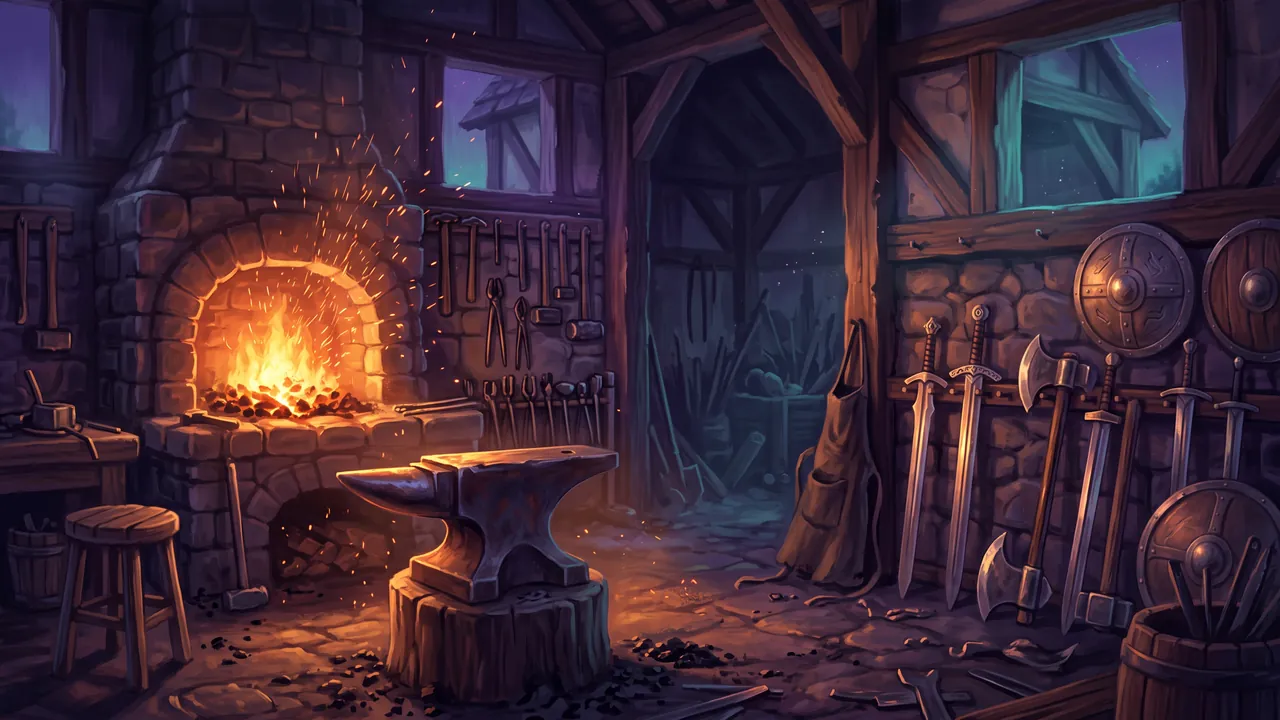
#> input picture game-028/art/bg/forge.webp, 1280 x 720 px
$ python -i export.py   (imports and definitions only)
#> lines starting #> are read from the running program, lines starting #| are printed output that depends on the picture; after the words box and inside, x2 and y2 are one past the last pixel; in counts of white or black regions, pixels touching at a corner belong together
#> further down, picture is the input picture: PIL image 1280x720 RGB; mean R, G, B 61.6, 40, 53.9
#!/usr/bin/env python3
"""Raw fal renders -> game-028/art/.   python3 -I game-028/dev/art/export.py RAW_DIR [names...]

RAW_DIR holds the raw PNGs named <kind>-<id>.png (see prompts.mjs and README.md):
  bg-*, cg-*      cover-cropped to 16:9, 1280x720 WebP; cg-title also 1600x900 as art/title.webp
  por-*           keyed out of their flat background, trimmed, 760 px tall WebP with alpha (art/por/)
  chibi-*         keyed, trimmed, 150 px tall (art/chibi/); the map draws them facing right and mirrors them
  enemy-*         keyed, trimmed, at most 460 px (art/enemy/)
  prop-*          keyed, trimmed, at most 420 px wide (art/prop/)
  sheet-*         a 3x3 sheet of props: keyed, cut into cells, each trimmed, at most 220 px (art/prop/<name>.webp)
  items-sheet     a 5x4 sheet of item icons, cut into 96 px icons (art/item/<id>.webp)
  tex-*           made seamless (blended with a half-offset copy through a soft cross mask), 384 px (art/tex/)
Keying: the key colour is the median of the border (the model paints #0a0-ish green or #d040c0-ish magenta,
never the pure colour). Alpha ramps with the distance to the key; only background connected to the border is
keyed, plus enclosed pockets of near-pure key; part-key pixels are unmixed, and a 3 px band at the edge is
despilled (green or magenta cast pulled back). Adapted from game-140. Needs Pillow and numpy.
"""
import os, sys, re
import numpy as np
from PIL import Image
from collections import deque

HERE = os.path.dirname(os.path.abspath(__file__))
ART = os.path.normpath(os.path.join(HERE, '..', '..', 'art'))
sys.path.insert(0, HERE)
from prompts_ids import SHEETS, ITEMS  # written by ids.mjs from prompts.mjs

# [6 lines left out: function cover, not called in this run]

def key_out(im, trim=True, full_despill=False):
#> called with trim = True, full_despill = False
    a = np.asarray(im.convert('RGB')).astype(np.float32)
    H, W, _ = a.shape
#> H = 720; W = 1280
    border = np.concatenate([a[0], a[-1], a[:, 0], a[:, -1]])
    key = np.median(border, axis=0)
#> key = [32, 21, 40]
    green = key[1] > key[0] and key[1] > key[2]
#> green = False
    d = np.sqrt(((a - key) ** 2).sum(axis=2))
    lo, hi = 34.0, 95.0
    alpha = np.clip((d - lo) / (hi - lo), 0, 1)
    near = d < hi
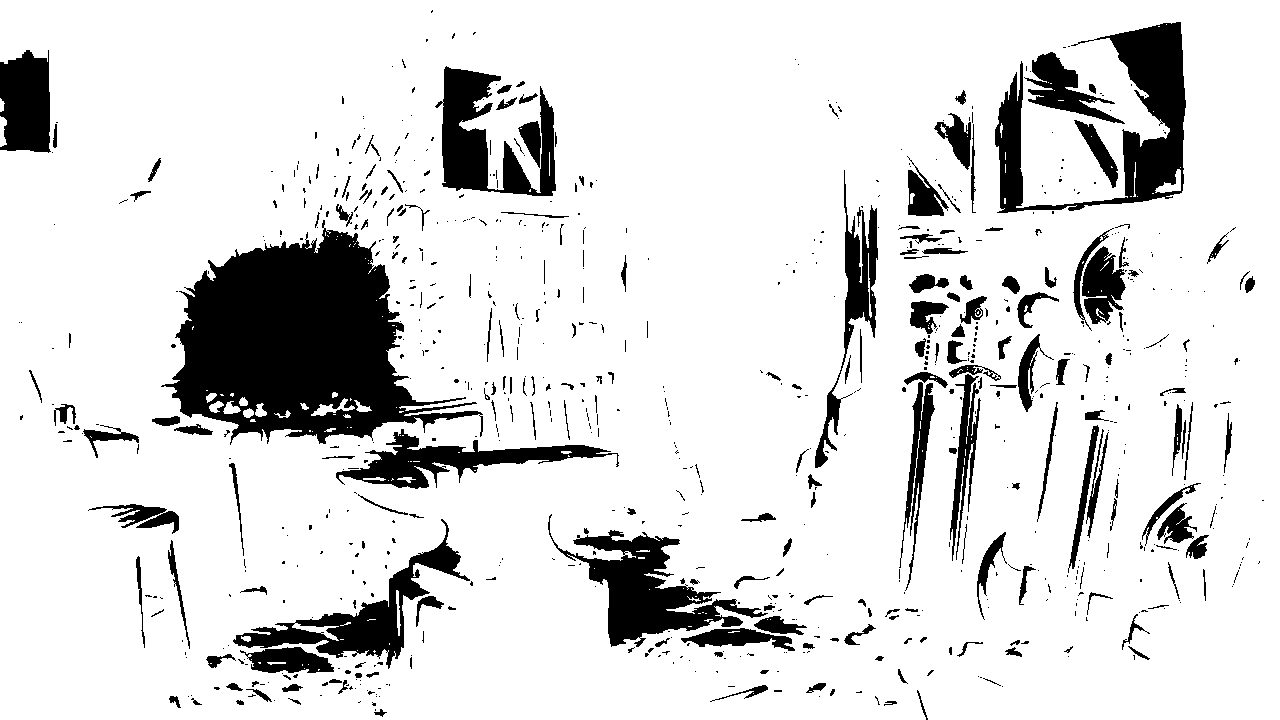
#> near: shape (720, 1280) bool; 86.3% white; 819 black regions (600 under 20 px), largest, box (x1, y1, x2, y2) and area: (161, 220, 483, 445) 37404, (995, 22, 1186, 213) 11921, (548, 514, 768, 647) 8757
    seen = np.zeros((H, W), bool)
    q = deque()
    for x in range(W):
        for y in (0, H - 1):
            if near[y, x] and not seen[y, x]: seen[y, x] = True; q.append((y, x))
#> seen: shape (720, 1280) bool; 0.28% white in thin lines or dots
    for y in range(H):
        for x in (0, W - 1):
            if near[y, x] and not seen[y, x]: seen[y, x] = True; q.append((y, x))
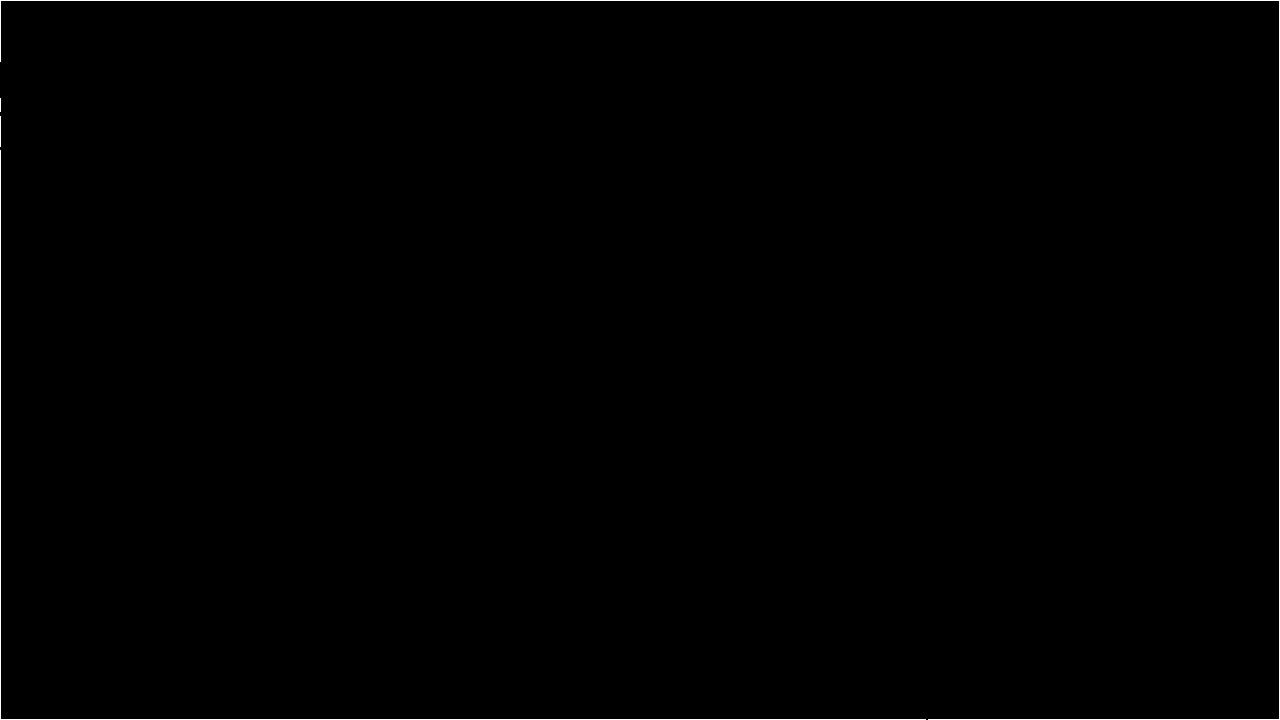
#> seen: shape (720, 1280) bool; 0.43% white in thin lines or dots
    while q:
        y, x = q.popleft()
        for dy, dx in ((1, 0), (-1, 0), (0, 1), (0, -1)):
            ny, nx = y + dy, x + dx
            if 0 <= ny < H and 0 <= nx < W and near[ny, nx] and not seen[ny, nx]:
                seen[ny, nx] = True; q.append((ny, nx))
#> seen: shape (720, 1280) bool; 85.9% white; 819 black regions (600 under 20 px), largest, box (x1, y1, x2, y2) and area: (161, 220, 483, 445) 38599, (995, 22, 1186, 213) 12297, (548, 514, 768, 647) 8906
    pocket = np.clip((d - lo) / 25.0, 0, 1)
    alpha = np.where(seen, alpha, np.where(d < lo + 25, pocket, 1.0))
    am = np.maximum(alpha, 0.05)[..., None]
    fg = np.clip((a - (1 - am) * key) / am, 0, 255)
    keyed = alpha < 0.99
#> keyed: shape (720, 1280) bool; 85.9% white; 825 black regions (601 under 20 px), largest, box (x1, y1, x2, y2) and area: (161, 220, 483, 446) 38435, (995, 22, 1186, 213) 12349, (548, 514, 768, 647) 8972
    edge = keyed.copy()
    for _ in range(3):
        e = edge.copy()
        e[1:] |= edge[:-1]; e[:-1] |= edge[1:]; e[:, 1:] |= edge[:, :-1]; e[:, :-1] |= edge[:, 1:]
        edge = e
    if green:
        m = np.maximum(fg[..., 0], fg[..., 2])
        # glows (a blazing staff, a lantern) let the key through everywhere, not just at the edge: for people, who wear no
        # green on a green key, pull every pixel's green down to its other channels
        spill = np.clip(fg[..., 1] - m, 0, None) * (1.0 if full_despill else np.where(edge, 0.85, 0))
        fg[..., 1] -= spill
    else:
        m = np.minimum(fg[..., 0], fg[..., 2])
        spill = np.where(edge, np.clip(m - fg[..., 1], 0, None) * 0.75, 0)
        fg[..., 0] -= spill; fg[..., 2] -= spill
#> after `fg[..., 2] -= spill`:
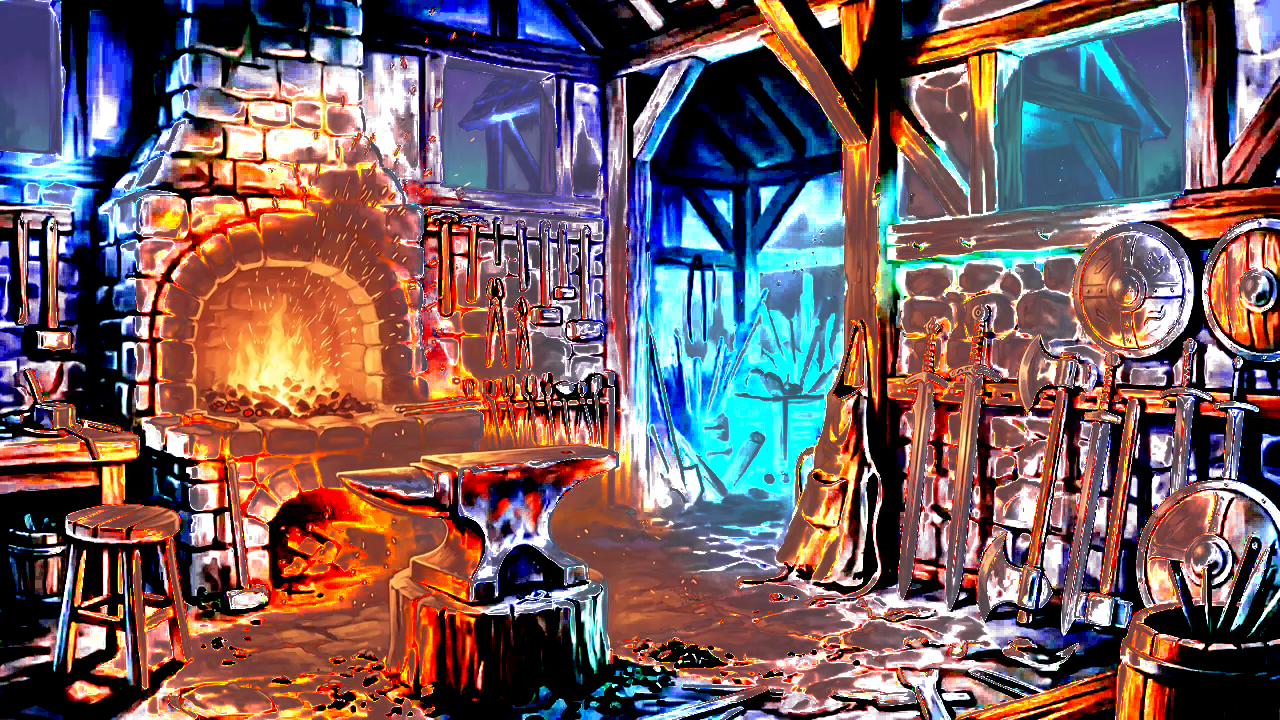
#> fg: shape (720, 1280, 3) float32; mean R, G, B 119.5, 94.6, 97.3
    rgba = np.dstack([fg, alpha * 255]).astype(np.uint8)
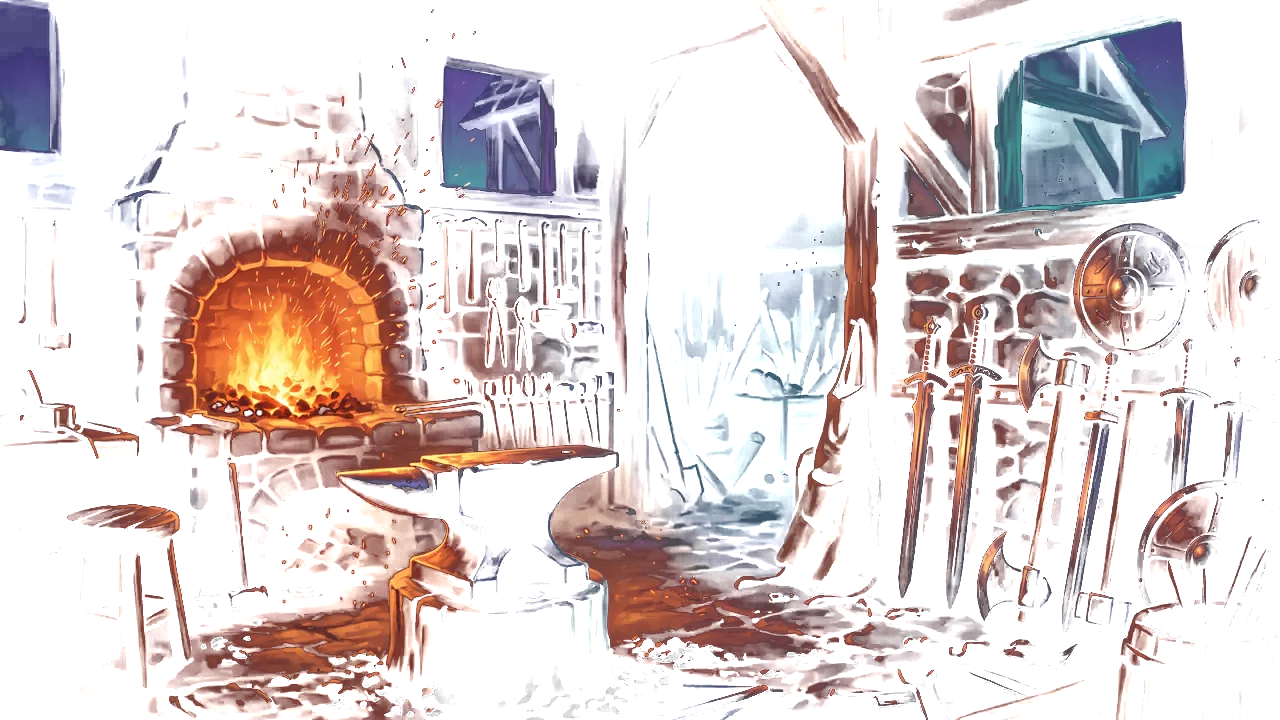
#> rgba: shape (720, 1280, 4); mean R, G, B, A 119.1, 94.3, 97, 66.8; transparent parts drawn white
    out = Image.fromarray(rgba, 'RGBA')
    if not trim: return out
    bbox = out.getchannel('A').point(lambda v: 255 if v > 8 else 0).getbbox()
#> bbox = (0, 0, 1280, 720)
    return out.crop(bbox) if bbox else out

def fit(im, maxw, maxh):
    s = min(maxw / im.width, maxh / im.height, 1.0)
    return im.resize((max(1, round(im.width * s)), max(1, round(im.height * s))), Image.LANCZOS)

# [87 lines left out: functions components, cut_grid, seamless, main, not called in this run]

# [2 lines not run here, left out]

>>> from PIL import Image
>>> picture = Image.open('../../art/bg/forge.webp')
>>> result = key_out(picture)
